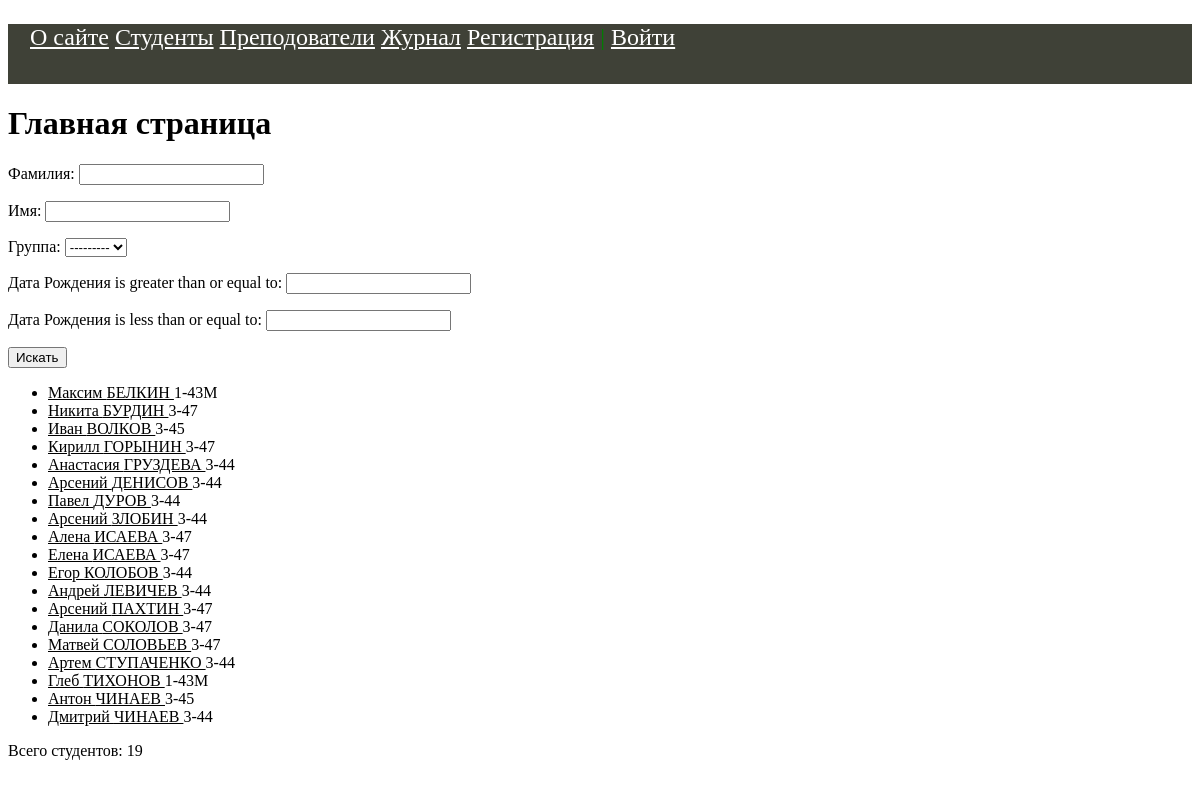
The app's page /, older data.
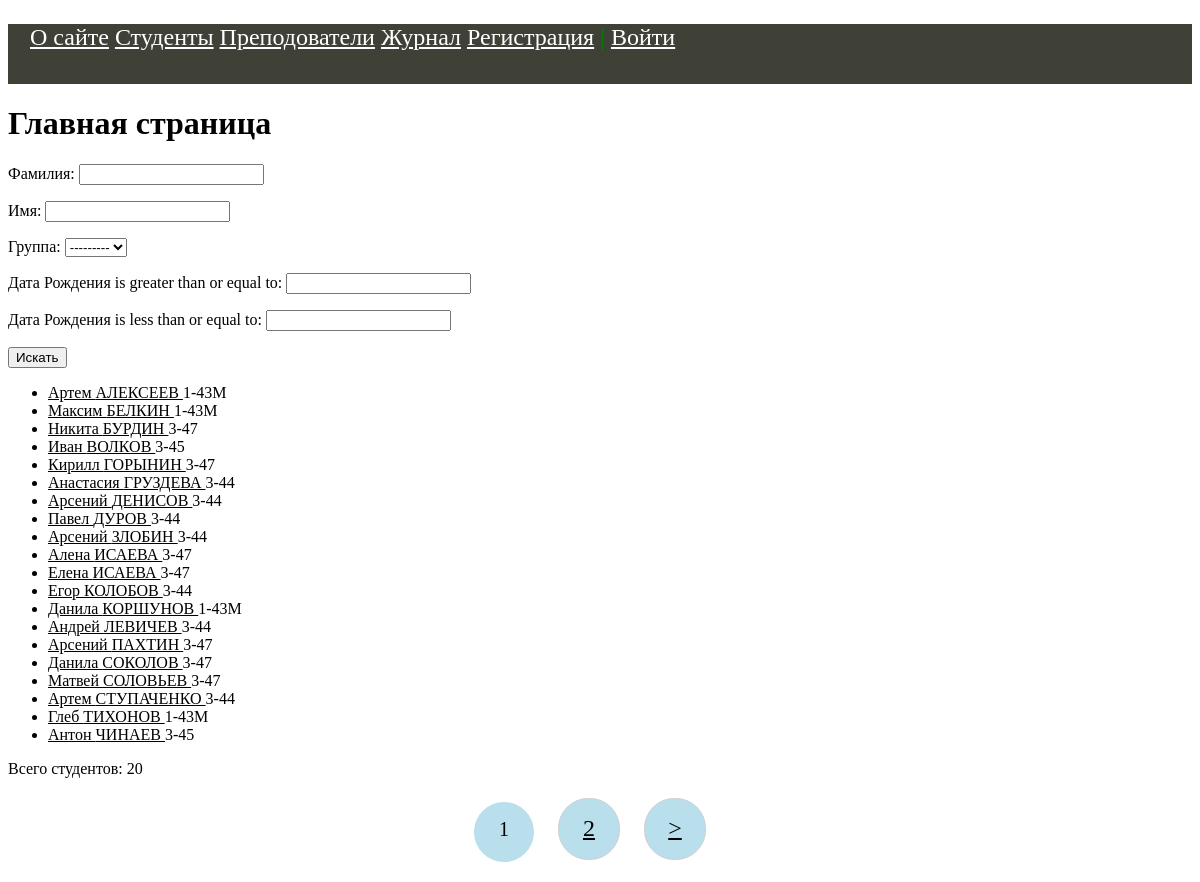
The same page, newer data.
### students/models.py (models this page shows, shortened)
class Student(models.Model):
    objects = models.Model
    first_name = models.CharField(verbose_name='Имя', max_length=50)
    last_name = models.CharField(verbose_name='Фамилия', max_length=50)
    middle_name = models.CharField(verbose_name='Отчество', max_length=50)
    email = models.EmailField(verbose_name='e-mail', blank=True)
    birth_date = models.DateField(verbose_name='Дата Рождения', default=date(1975, 9, 5))
    created_at = models.DateTimeField(verbose_name='Дата создания', auto_now_add=True)
    updated_at = models.DateTimeField(verbose_name='Дата изменения', auto_now=True)
    is_study = models.BooleanField(verbose_name='Учится', default=True)
    photo = models.ImageField(verbose_name='Фото', upload_to="photos/%Y/%m/%d")
    group = models.ForeignKey('Group', on_delete=models.CASCADE, verbose_name='Группа')
    slug = models.SlugField(verbose_name='URL', max_length=255, unique=True, db_index=True)
    user = models.ForeignKey(User, verbose_name='Пользователь', on_delete=models.CASCADE)
    class Meta:
        verbose_name = 'Студент'
        verbose_name_plural = 'Студенты'
        ordering = ['last_name', 'first_name']
    def get_absolute_url(self):
        return reverse('student', kwargs={'stud_slug': self.slug})

class Group(models.Model):
    name = models.CharField(verbose_name='Группа', max_length=5)
    course = models.CharField(verbose_name='Курс', max_length=2)
    enrollment_year = models.IntegerField(verbose_name='Год зачисления')
    objects = models.Manager()
    class Meta:
        verbose_name = 'Группа'
        verbose_name_plural = 'Группы'
        ordering = ['course', 'enrollment_year']
    def __str__(self):
        return f'{self.course}-{self.name}'

### students/views.py (the view)
# urls.py: path('', StudentHome.as_view(), name='home'),
class StudentHome(DataMixin, ListView):
    model = Student
    template_name = 'students/index.html'
    context_object_name = 'students'
    paginate_by = 20
    def get_queryset(self):
        queryset = super().get_queryset()
        st_filter = StudentFilter(self.request.GET, queryset)
        return st_filter.qs
    def get_context_data(self, **kwargs):
        context = super().get_context_data(**kwargs)
        auth = self.request.user.is_authenticated
        queryset = self.get_queryset()
        st_filter = StudentFilter(self.request.GET, queryset)
        c_def = self.get_user_context(title='Главная страница', auth=auth,
                                      st_filter=st_filter)
        return {**context, **c_def}

### students/utils.py (called while the page is built)
    def get_user_context(self, **kwargs):
        context = kwargs
        context['menu'] = menu
        return context

### students/templates/students/index.html (shortened to what this page needs)
{% extends 'students/base.html' %}
{% block content %}
    <h1>{{ title }}</h1>
    <form method="get" action="{%url 'home' %}">
        {{ st_filter.form.as_p }}
        <button type="submit">Искать</button>
    </form>
    <ul>
        {% for st in students %}
            <li>
                <a href="{{ st.get_absolute_url }}">
                    {{ st.first_name }}
                    {{ st.last_name | upper }}
                </a>
                {{ st.group.course }}-{{ st.group.name }}
            </li>
        {% endfor %}
    </ul>
    <p> Всего студентов: {{ students | length }}</p>
{% if page_obj.has_other_pages %}
<nav class="list-pages">
    <ul>
        {% for p in paginator.page_range %}
            {% if page_obj.number == p %}
                <li class="page-num page-num-selected">{{ p }}</li>
            {% elif p >= page_obj.number|add:-1 and p <= page_obj.number|add:1 %}
                <li class="page-num">
                    <a href="?page={{ p }}">{{ p }}</a>
                </li>
            {% endif %}
        {% endfor %}
        {% if page_obj.has_next %}
        <li class="page-num">
            <a href="?page={{ page_obj.next_page_number }}">&gt;</a>
        </li>
        {% endif %}
    </ul>
</nav>
{% endif %}
{% endblock %}

### students/templates/students/base.html (shortened to what this page needs)
<!DOCTYPE html>
{% load static %}
<html lang="ru">
<head>
    <link type="text/css" href="{% static 'students/css/styles.css' %}" rel="stylesheet" />
</head>
<body>
    {% block mainmenu %}
    <div class="header">
    <ul id="mainmenu" class="mainmenu">
        {% for m in menu %}
          <li><a href="{% url m.url_name %}">{{ m.title }}</a></li>
        {% endfor %}
        {% if request.user.is_authenticated %}
            <li class="last"> {{user.username}} | <a href="{% url 'logout' %}">Выйти</a></li>
        {% else %}
            <li class="last"><a href="{% url 'register' %}">Регистрация</a> | <a href="{% url 'login' %}">Войти</a></li>
        {% endif %}
    </ul>
    </div>
    {% endblock mainmenu %}
    {% block content %}
    {%endblock content %}
</body>
</html>

### students/static/students/css/styles.css (style rules this page uses)
.header { background: #3F4137; height: 60px; }
.header ul { color: green; font-size: 24px; padding-left: 16px; }
.header ul li { display: inline-block; }
.header ul li a { color: white; }
.list-pages { text-align: center; margin: 0 0 20px 0; }
.list-pages ul { margin: 20px 0 0 0; padding: 0; list-style: none; }
.list-pages ul li { display: inline-block; margin: 0 20px 0 0; }
.list-pages .page-num, .page-num-selected { display: inline-block; width: 60px; height: 44px; padding: 16px 0 0 0; border: 1px solid #d0d0d0; border-radius: 30px; background-color: rgb(117 190 218 / 0.5);; }
.list-pages a { color: #000; font-size: 24px; text-decoration: none; }
.list-pages .page-num-selected { border: none; color: #000; font-size: 20px; }
a:link { color: black; text-decoration: underline; cursor: pointer; }

Row changes from the older to the newer data that the page shows:
no longer on this page (row unchanged): Student: first_name "Дмитрий", last_name "ЧИНАЕВ", group.course "3", group.name "44"
added Student: first_name "Артем", last_name "АЛЕКСЕЕВ", group.course "1", group.name "43M"
added Student: first_name "Данила", last_name "КОРШУНОВ", group.course "1", group.name "43M"
Text that changed along with them:
{{ students | length }}: "19" → "20"
new list line: "1"
new list line: "2"
